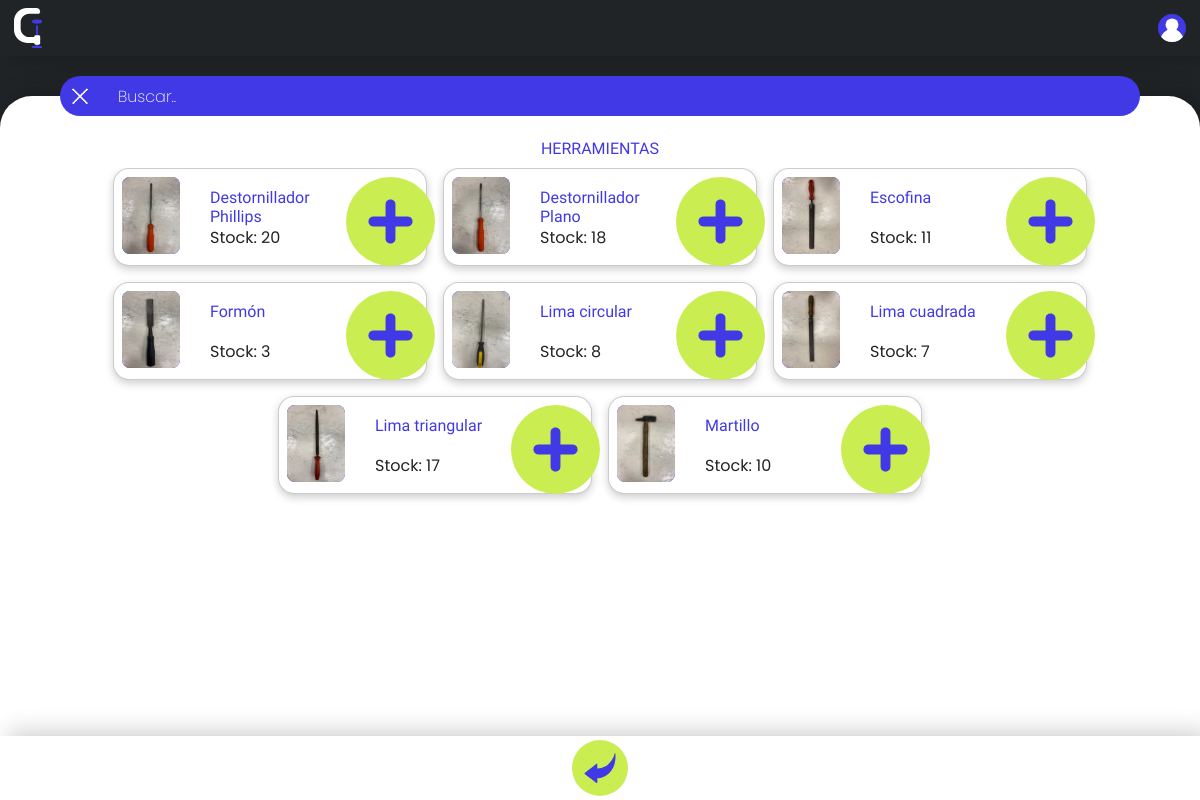
/buscarherramienta.php (signed in), run on an earlier commit of the app's database.
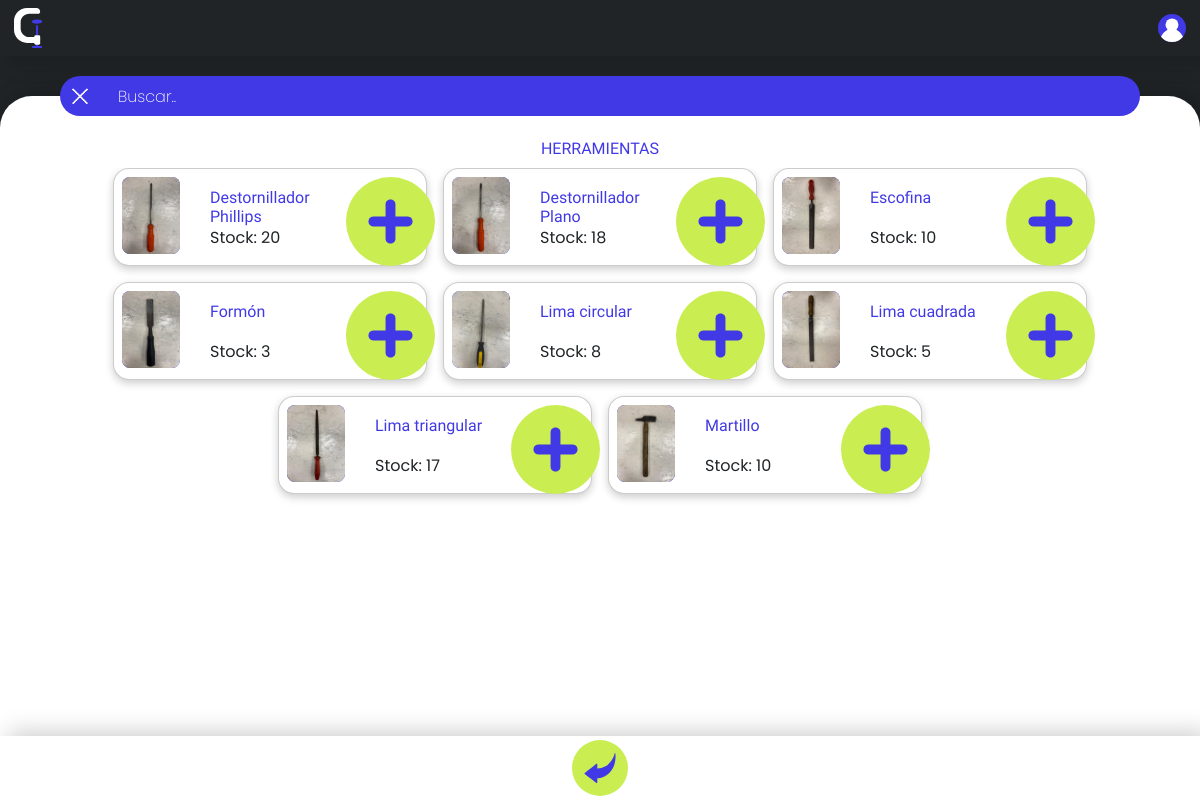
And on a later commit of the database.
### tables this page shows
CREATE TABLE `herramientas` (
  `id` int(11) NOT NULL,
  `nombre` varchar(100) NOT NULL,
  `descripcion` varchar(200) NOT NULL,
  `imagen` varchar(200) NOT NULL,
  `cantidad` int(11) NOT NULL
);

### buscarherramienta.php (the view, shortened to what this page needs)
<?php
include "codigophp/conexionbs.php";
include "codigophp/añadirpaleta.php";
?>
<!DOCTYPE html>
<html lang="es">
<head>
    <link rel="stylesheet" href="estiloscss/animaciones.css">
    <link rel="stylesheet" href="estiloscss/styles.css">
    <link rel="stylesheet" href="estiloscss/imagenes.css">
</head>
<body>
    <div id="pagina2">
        <div id="header">
           <a href="inicio.php" class="imagen"><?php incrustarSVG("imagenes/SVG/logo"); ?></a>
            <button class="imagen" ><?php incrustarSVG("imagenes/SVG/user"); ?></button>
        </div>
        <div id="contenido">
            <form class="barra" method="get"  action="./buscarherramienta.php">
                <input type="submit" class="equis" value=""></button>
                <input type="text" name="busqueda" placeholder="Buscar..">
                <div></div>
            </form>
            <div class="contenido2">
                <div class="con3" id="inicio">
                    <?php
                    if ($_SERVER["REQUEST_METHOD"] == "GET") {
                        $sql="";
                        if($_GET['busqueda'] == null){
                            $sql = "SELECT * FROM herramientas";
                        }else{
                            $sql = "SELECT * FROM herramientas WHERE herramientas.nombre = '".$_GET['busqueda']."'";
                        }
                        $result = mysqli_query($conn, $sql);
                        if ($result->num_rows > 0) {
                            if($_GET['busqueda']== null){
                                echo '<h1>HERRAMIENTAS</h1>';
                            }else{
                                echo '<h1>RESULTADOS DE: '.$_GET['busqueda'].'</h1>';
                            }
                            echo'<div class="scroll-y" id="scroll" style="height:100%;"><div class="conscroll-y">';
                            while($row = $result->fetch_assoc()) {
                                if($row["cantidad"] == 0){
                                    echo '<div class="rectangulo3 verde"><h1>'.$row["nombre"].'</h1> <img src="" alt="" class="sinimagen imagen" ><p id="can" style="color:var(--letra_rojo);">SIN UNIDADES</p> <input type="number" name="id" id="id" style="display:none;" value="'.$row["id"].'"><input type="number" name="id" id="can2" style="display:none;" value="'.$row["cantidad"].'"><a class="imagen i" href="formularioreportes.php">'.incrustarSVG2("imagenes/SVG/alertab").'</a></div>';
                                }else{
                                    echo '<div class="rectangulo3"><h1>'.$row["nombre"].'</h1> <img src="'.$row["imagen"].'" alt="" class="imagen imagen_herramienta"><p id="can">Stock: '.$row["cantidad"].'</p> <input type="number" name="id" id="id"  style="display:none;" value="'.$row["id"].'"><input type="number" name="id" id="can2" style="display:none;" value="'.$row["cantidad"].'"><a class="imagen i tocar">'.incrustarSVG2("imagenes/SVG/signomas").'</a></div>';
                                }
                            }
                            echo'</div></div>';
                        }else{
                            if($_GET['busqueda']== null){
                                echo "<h1>NO SE ENCONTRARON HERRAMIENTAS</h1>";
                            }else{
                                echo '<h1>NO SE ENCONTRO: '.$_GET['busqueda'].'</h1>';
                            }
                        }
                    }
                    ?>
                </div>
            </div>
        </div>
        <div id="footer">
        <a onclick="goBacka()" class="flecha imagen i centro">Volver<?php incrustarSVG("imagenes/SVG/flecha"); ?></a>
        </div>
    </div>
</body>
</html>

What changed in the data, as far as the page shows it:
changed herramientas "Escofina": cantidad "11" → "10"
changed herramientas "Lima cuadrada": cantidad "7" → "5"
